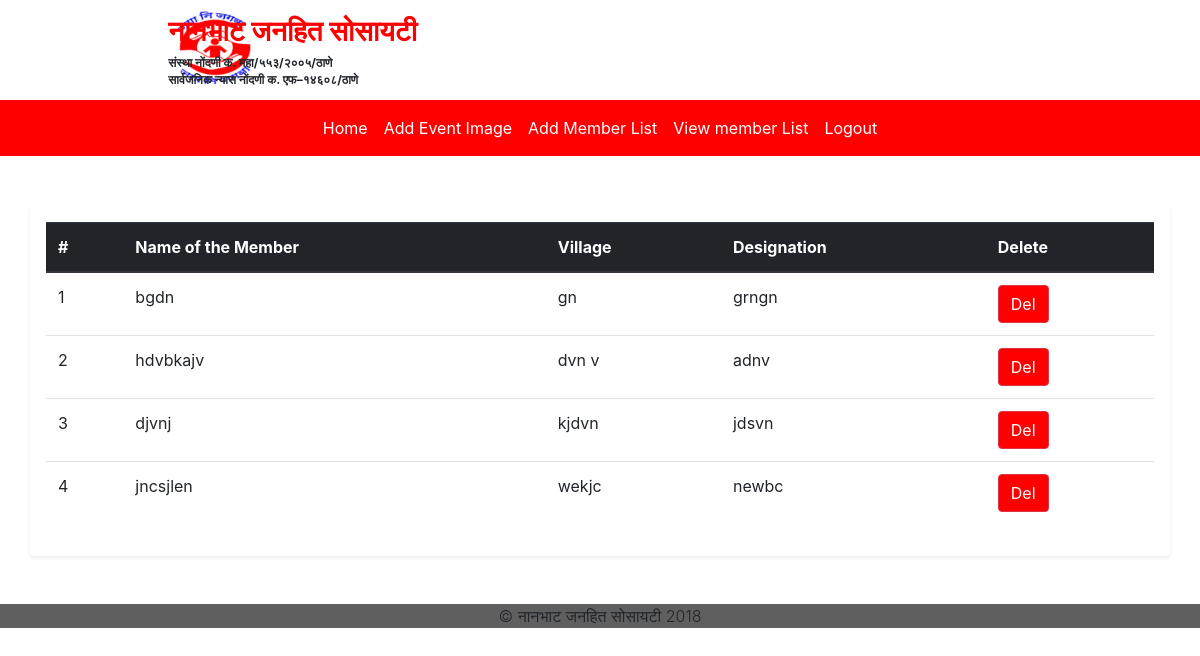
The page /admin/view_member.php on the database as committed earlier.
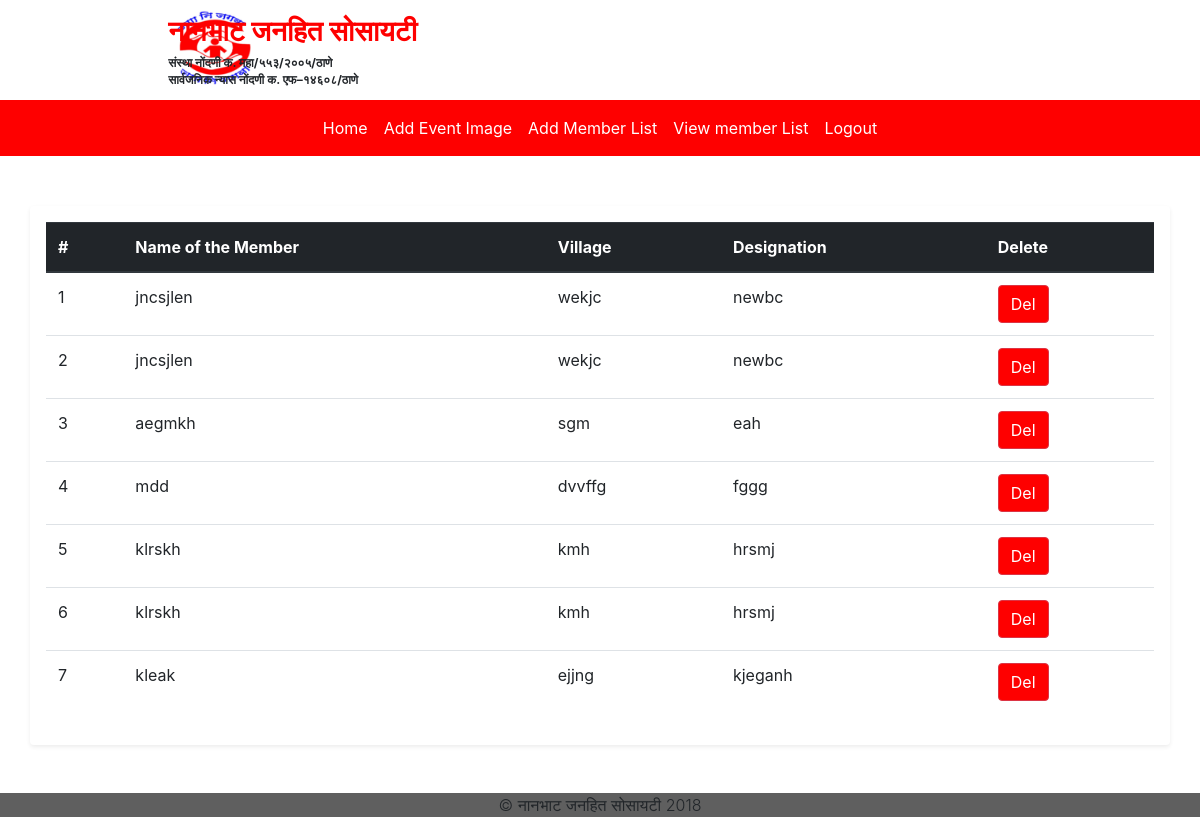
The same page on the database as committed later.
### tables this page shows
CREATE TABLE IF NOT EXISTS `add_member_list` (
  `member_id` int(11) NOT NULL AUTO_INCREMENT,
  `name` varchar(254) NOT NULL,
  `village` varchar(254) NOT NULL,
  `Designation` varchar(254) NOT NULL,
  `Year` varchar(20) DEFAULT NULL,
  PRIMARY KEY (`member_id`)
);

### admin/view_member.php (the view, shortened to what this page needs)
<?php include_once 'dashboard_header.php'; include_once 'db_conn.php'; ?>
<div class="container shadow-sm p-3 mb-5 bg-white rounded" style="margin-top:50px;">
  <table class="table">
    <thead class="thead-dark">
      <tr>
        <th scope="col">#</th>
        <th scope="col">Name of the Member</th>
        <th scope="col">Village</th>
        <th scope="col">Designation</th>
        <th scope="col">Delete</th>
      </tr>
    </thead>
    <tbody id="member_table_body">
      <?php
      $sql = "select * from add_member_list";
      $result = mysqli_query($conn,$sql);
      $resultCheck = mysqli_num_rows($result);
          if($resultCheck > 0){
            $counter = 1;
            while($row = mysqli_fetch_assoc($result))
            {
               ?>
              <tr id=<?php echo $row['member_id']; ?> >
               <td><?php echo $counter; ?></td>
               <td><?php echo $row['name']; ?></td>
               <td><?php echo $row['village']; ?> </td>
               <td><?php echo $row['Designation']; ?></td>
               <td><button type="button" class="btn btn-danger" data-toggle="modal" data-target="#DeleteModal" data-mid="<?php echo $row['member_id']; ?>" style="margin:0px; background-color:#fe0000; color:#fff;">Del</button></td>
             </tr>
             <?php
               $counter ++;
          }
      }
      ?>
    </tbody>
  </table>
</div>
      <div class="" style="background-color:#5F5F5F;" align=center>
        <p style="font-size:16px;" class="lead">&#169; नानभाट जनहित सोसायटी 2018</p>
      </div>
    </body>
</html>

### admin/dashboard_header.php (shortened to what this page needs)
<!DOCTYPE html>
<html lang="en" dir="ltr">
  <head>
    <link rel="stylesheet" href="https://use.fontawesome.com/releases/v5.3.1/css/all.css">
    <link rel="stylesheet" href="https://stackpath.bootstrapcdn.com/bootstrap/4.1.3/css/bootstrap.min.css">
  </head>
  <body>
    <div class="" style="height:90px">
      <div class="row" style="padding-left:150px;margin:10px;">
        <div class="col-4" style="margin-right:-350px;">
          <img style="height:75px;"src="../assets/img/logo.png" alt="Logo">
        </div>
        <div class="col-8" style="font-weight:bold;">
          <p style="margin-bottom:-22px;color:#FE0000; font-size:28px">नानभाट जनहित सोसायटी</p><br>
          <p style="margin-bottom:-25px; font-size:12px;">संस्था नोंदणी क. महा/५५३/२००५/ठाणे</p><br>
          <p style="margin-bottom:-25px; font-size:12px;">सार्वजनिक न्यास नोंदणी क. एफ–१४६०८/ठाणे</p><br>
        </div>
      </div>
    </div>
    <nav class="navbar navbar-expand-lg " style="padding:auto 5%; background-color:#FE0000;">
      <div class="collapse navbar-collapse justify-content-center" id="navbarSupportedContent" >
        <ul class="navbar-nav" >
          <li class="nav-item active">
            <a style="color:white;" class="nav-link" href="dashboard.php">Home <span class="sr-only">(current)</span></a>
          </li>
          <li class="nav-item">
            <a style="color:white;" class="nav-link" href="add_event_image.php">Add Event Image</a>
          </li>
          <li class="nav-item">
            <a style="color:white;" class="nav-link" href="add_member.php">Add Member List</a>
          </li>
          <li class="nav-item">
            <a style="color:white;" class="nav-link" href="view_member.php">View member List</a>
          </li>
          <li class="nav-item">
            <a style="color:white;" class="nav-link" href="logout.php">Logout</a>
          </li>
        </ul>
      </div>
    </nav>

Rows that differ between the two databases and show on the page:
removed add_member_list: name "bgdn", village "gn", Designation "grngn"
removed add_member_list: name "hdvbkajv", village "dvn v", Designation "adnv"
removed add_member_list: name "djvnj", village "kjdvn", Designation "jdsvn"
added add_member_list: name "jncsjlen", village "wekjc", Designation "newbc"
added add_member_list: name "aegmkh", village "sgm", Designation "eah"
added add_member_list: name "mdd", village "dvvffg", Designation "fggg"
added add_member_list: name "klrskh", village "kmh", Designation "hrsmj"
added add_member_list: name "klrskh", village "kmh", Designation "hrsmj"
added add_member_list: name "kleak", village "ejjng", Designation "kjeganh"
